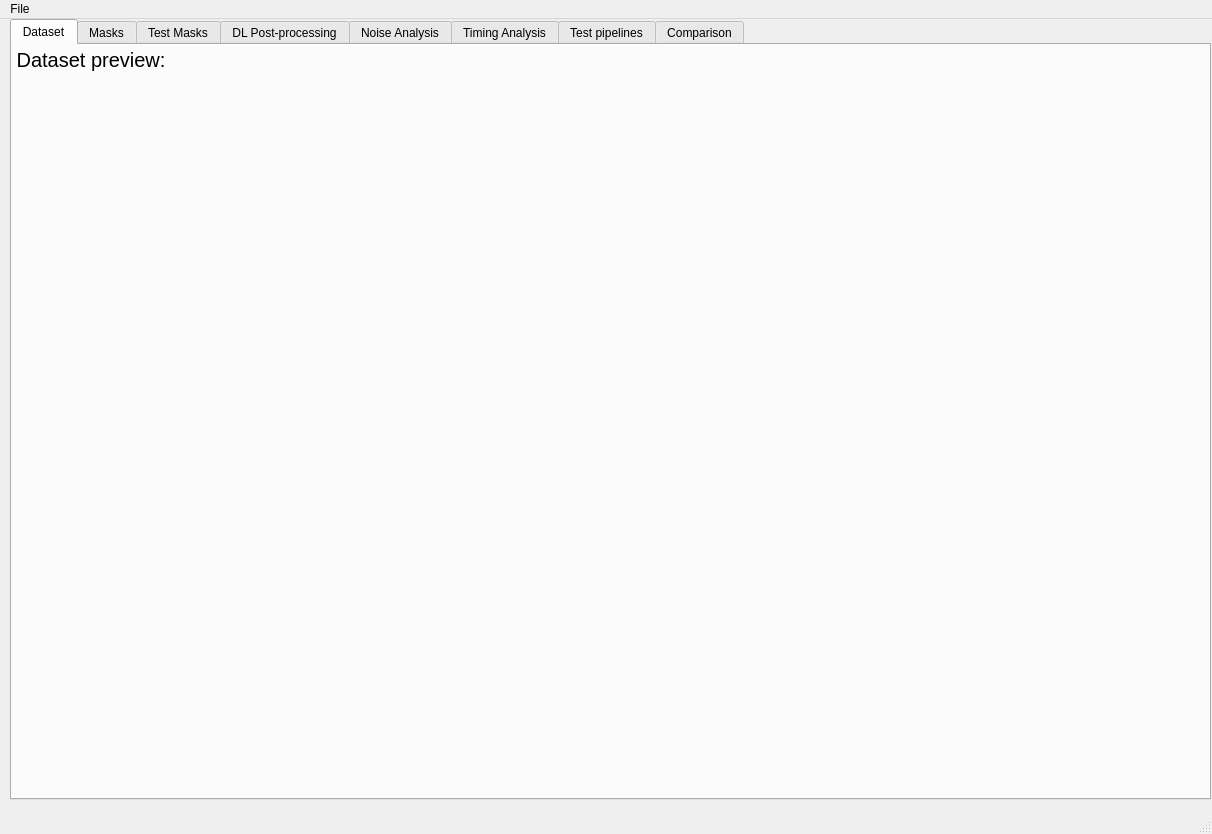
<?xml version="1.0" encoding="UTF-8"?>
<ui version="4.0">
 <class>MainWindow</class>
 <widget class="QMainWindow" name="MainWindow">
  <property name="geometry">
   <rect>
    <x>0</x>
    <y>0</y>
    <width>1212</width>
    <height>834</height>
   </rect>
  </property>
  <property name="sizePolicy">
   <sizepolicy hsizetype="Expanding" vsizetype="Preferred">
    <horstretch>0</horstretch>
    <verstretch>0</verstretch>
   </sizepolicy>
  </property>
  <property name="windowTitle">
   <string>SPI playground</string>
  </property>
  <property name="locale">
   <locale language="English" country="UnitedStates"/>
  </property>
  <widget class="QWidget" name="centralwidget">
   <widget class="QTabWidget" name="tabWidget">
    <property name="geometry">
     <rect>
      <x>10</x>
      <y>0</y>
      <width>1201</width>
      <height>781</height>
     </rect>
    </property>
    <property name="sizePolicy">
     <sizepolicy hsizetype="Maximum" vsizetype="Expanding">
      <horstretch>0</horstretch>
      <verstretch>0</verstretch>
     </sizepolicy>
    </property>
    <property name="currentIndex">
     <number>9</number>
    </property>
    <widget class="QWidget" name="dataset_tab">
     <attribute name="title">
      <string>Dataset</string>
     </attribute>
     <widget class="QWidget" name="dataset_main_container">
      <property name="geometry">
       <rect>
        <x>0</x>
        <y>0</y>
        <width>1200</width>
        <height>800</height>
       </rect>
      </property>
      <layout class="QHBoxLayout" name="dataset_main_layout">
       <property name="spacing">
        <number>10</number>
       </property>
       <property name="leftMargin">
        <number>5</number>
       </property>
       <property name="topMargin">
        <number>5</number>
       </property>
       <property name="rightMargin">
        <number>5</number>
       </property>
       <property name="bottomMargin">
        <number>5</number>
       </property>
       <item>
        <widget class="QWidget" name="dataset_menu_placeholder" native="true">
         <property name="sizePolicy">
          <sizepolicy hsizetype="Fixed" vsizetype="Expanding">
           <horstretch>0</horstretch>
           <verstretch>1</verstretch>
          </sizepolicy>
         </property>
         <property name="minimumSize">
          <size>
           <width>200</width>
           <height>0</height>
          </size>
         </property>
         <property name="maximumSize">
          <size>
           <width>200</width>
           <height>16777215</height>
          </size>
         </property>
        </widget>
       </item>
       <item>
        <widget class="QWidget" name="dataset_content_placeholder" native="true">
         <property name="sizePolicy">
          <sizepolicy hsizetype="Expanding" vsizetype="Expanding">
           <horstretch>1</horstretch>
           <verstretch>1</verstretch>
          </sizepolicy>
         </property>
         <property name="minimumSize">
          <size>
           <width>300</width>
           <height>0</height>
          </size>
         </property>
        </widget>
       </item>
       <item>
        <widget class="QWidget" name="dataset_preview_placeholder" native="true">
         <property name="sizePolicy">
          <sizepolicy hsizetype="Expanding" vsizetype="Expanding">
           <horstretch>1</horstretch>
           <verstretch>1</verstretch>
          </sizepolicy>
         </property>
         <property name="minimumSize">
          <size>
           <width>337</width>
           <height>0</height>
          </size>
         </property>
        </widget>
       </item>
      </layout>
     </widget>
     <widget class="QWidget" name="load_single_image_placeholder" native="true">
      <property name="geometry">
       <rect>
        <x>0</x>
        <y>0</y>
        <width>0</width>
        <height>76</height>
       </rect>
      </property>
      <property name="sizePolicy">
       <sizepolicy hsizetype="Preferred" vsizetype="Fixed">
        <horstretch>0</horstretch>
        <verstretch>0</verstretch>
       </sizepolicy>
      </property>
      <property name="minimumSize">
       <size>
        <width>0</width>
        <height>76</height>
       </size>
      </property>
     </widget>
     <widget class="QWidget" name="load_mutiple_images_placeholder" native="true">
      <property name="geometry">
       <rect>
        <x>0</x>
        <y>0</y>
        <width>0</width>
        <height>76</height>
       </rect>
      </property>
      <property name="sizePolicy">
       <sizepolicy hsizetype="Preferred" vsizetype="Fixed">
        <horstretch>0</horstretch>
        <verstretch>0</verstretch>
       </sizepolicy>
      </property>
      <property name="minimumSize">
       <size>
        <width>0</width>
        <height>76</height>
       </size>
      </property>
     </widget>
     <widget class="QWidget" name="load_dataset_from_internet_placeholder" native="true">
      <property name="geometry">
       <rect>
        <x>0</x>
        <y>0</y>
        <width>0</width>
        <height>250</height>
       </rect>
      </property>
      <property name="sizePolicy">
       <sizepolicy hsizetype="Preferred" vsizetype="Fixed">
        <horstretch>0</horstretch>
        <verstretch>0</verstretch>
       </sizepolicy>
      </property>
      <property name="minimumSize">
       <size>
        <width>0</width>
        <height>250</height>
       </size>
      </property>
     </widget>
     <widget class="QWidget" name="create_ir_dataset_placeholder" native="true">
      <property name="geometry">
       <rect>
        <x>0</x>
        <y>0</y>
        <width>0</width>
        <height>200</height>
       </rect>
      </property>
      <property name="sizePolicy">
       <sizepolicy hsizetype="Preferred" vsizetype="Fixed">
        <horstretch>0</horstretch>
        <verstretch>0</verstretch>
       </sizepolicy>
      </property>
      <property name="minimumSize">
       <size>
        <width>0</width>
        <height>200</height>
       </size>
      </property>
     </widget>
     <widget class="QWidget" name="verticalLayoutWidget_4">
      <property name="geometry">
       <rect>
        <x>0</x>
        <y>0</y>
        <width>158</width>
        <height>736</height>
       </rect>
      </property>
      <property name="visible">
       <bool>false</bool>
      </property>
      <layout class="QVBoxLayout" name="preview_dataset_layout">
       <item>
        <widget class="QLabel" name="preview_dataset_text">
         <property name="font">
          <font>
           <pointsize>15</pointsize>
          </font>
         </property>
         <property name="text">
          <string>Dataset preview:</string>
         </property>
         <property name="alignment">
          <set>Qt::AlignCenter</set>
         </property>
        </widget>
       </item>
       <item>
        <widget class="QWidget" name="preview_dataset_placeholder" native="true">
         <property name="sizePolicy">
          <sizepolicy hsizetype="Preferred" vsizetype="Fixed">
           <horstretch>0</horstretch>
           <verstretch>0</verstretch>
          </sizepolicy>
         </property>
         <property name="minimumSize">
          <size>
           <width>0</width>
           <height>700</height>
          </size>
         </property>
        </widget>
       </item>
      </layout>
     </widget>
    </widget>
    <widget class="QWidget" name="masks_tab">
     <attribute name="title">
      <string>Masks</string>
     </attribute>
     <widget class="QWidget" name="masks_main_container">
      <property name="geometry">
       <rect>
        <x>0</x>
        <y>0</y>
        <width>1200</width>
        <height>800</height>
       </rect>
      </property>
      <layout class="QHBoxLayout" name="masks_main_layout">
       <property name="spacing">
        <number>10</number>
       </property>
       <property name="leftMargin">
        <number>5</number>
       </property>
       <property name="topMargin">
        <number>5</number>
       </property>
       <property name="rightMargin">
        <number>5</number>
       </property>
       <property name="bottomMargin">
        <number>5</number>
       </property>
       <item>
        <widget class="QWidget" name="masks_menu_placeholder" native="true">
         <property name="sizePolicy">
          <sizepolicy hsizetype="Fixed" vsizetype="Expanding">
           <horstretch>0</horstretch>
           <verstretch>1</verstretch>
          </sizepolicy>
         </property>
         <property name="minimumSize">
          <size>
           <width>200</width>
           <height>0</height>
          </size>
         </property>
         <property name="maximumSize">
          <size>
           <width>200</width>
           <height>16777215</height>
          </size>
         </property>
        </widget>
       </item>
       <item>
        <widget class="QWidget" name="masks_content_placeholder" native="true">
         <property name="sizePolicy">
          <sizepolicy hsizetype="Expanding" vsizetype="Expanding">
           <horstretch>1</horstretch>
           <verstretch>1</verstretch>
          </sizepolicy>
         </property>
         <property name="minimumSize">
          <size>
           <width>300</width>
           <height>0</height>
          </size>
         </property>
        </widget>
       </item>
       <item>
        <widget class="QWidget" name="masks_preview_placeholder" native="true">
         <property name="sizePolicy">
          <sizepolicy hsizetype="Expanding" vsizetype="Expanding">
           <horstretch>1</horstretch>
           <verstretch>1</verstretch>
          </sizepolicy>
         </property>
         <property name="minimumSize">
          <size>
           <width>400</width>
           <height>0</height>
          </size>
         </property>
        </widget>
       </item>
      </layout>
     </widget>
     <widget class="QScrollArea" name="scrollArea">
      <property name="geometry">
       <rect>
        <x>0</x>
        <y>0</y>
        <width>1</width>
        <height>1</height>
       </rect>
      </property>
      <property name="visible">
       <bool>false</bool>
      </property>
      <property name="widgetResizable">
       <bool>true</bool>
      </property>
      <widget class="QWidget" name="scrollAreaWidgetContents">
       <property name="geometry">
        <rect>
         <x>0</x>
         <y>0</y>
         <width>259</width>
         <height>1382</height>
        </rect>
       </property>
       <layout class="QVBoxLayout" name="verticalLayout_2">
        <item>
         <widget class="QLabel" name="sweep_info_text">
          <property name="font">
           <font>
            <pointsize>15</pointsize>
           </font>
          </property>
          <property name="text">
           <string>1. Combined Sweep</string>
          </property>
         </widget>
        </item>
        <item>
         <layout class="QVBoxLayout" name="sweep_control_layout">
          <item>
           <widget class="QWidget" name="sweep_control_placeholder" native="true">
            <property name="sizePolicy">
             <sizepolicy hsizetype="Preferred" vsizetype="Minimum">
              <horstretch>0</horstretch>
              <verstretch>0</verstretch>
             </sizepolicy>
            </property>
            <property name="minimumSize">
             <size>
              <width>0</width>
              <height>290</height>
             </size>
            </property>
           </widget>
          </item>
         </layout>
        </item>
        <item>
         <widget class="QLabel" name="scatter_info_text">
          <property name="font">
           <font>
            <pointsize>15</pointsize>
           </font>
          </property>
          <property name="text">
           <string>2. Gaussian Scatter</string>
          </property>
         </widget>
        </item>
        <item>
         <layout class="QVBoxLayout" name="scatter_control_layout">
          <item>
           <widget class="QWidget" name="scatter_control_placeholder" native="true">
            <property name="sizePolicy">
             <sizepolicy hsizetype="Preferred" vsizetype="Minimum">
              <horstretch>0</horstretch>
              <verstretch>0</verstretch>
             </sizepolicy>
            </property>
            <property name="minimumSize">
             <size>
              <width>0</width>
              <height>120</height>
             </size>
            </property>
           </widget>
          </item>
         </layout>
        </item>
        <item>
         <widget class="QLabel" name="hadamard_info_text">
          <property name="font">
           <font>
            <pointsize>15</pointsize>
           </font>
          </property>
          <property name="text">
           <string>3. Hadamard Natural</string>
          </property>
         </widget>
        </item>
        <item>
         <layout class="QVBoxLayout" name="hadamard_natural_layout">
          <item>
           <widget class="QWidget" name="hadamard_natural_placeholder" native="true">
            <property name="sizePolicy">
             <sizepolicy hsizetype="Preferred" vsizetype="Minimum">
              <horstretch>0</horstretch>
              <verstretch>0</verstretch>
             </sizepolicy>
            </property>
            <property name="minimumSize">
             <size>
              <width>0</width>
              <height>105</height>
             </size>
            </property>
           </widget>
          </item>
         </layout>
        </item>
        <item>
         <widget class="QLabel" name="hadamard_scramble_info_text">
          <property name="font">
           <font>
            <pointsize>15</pointsize>
           </font>
          </property>
          <property name="text">
           <string>4. Hadamard Scramble</string>
          </property>
         </widget>
        </item>
        <item>
         <layout class="QVBoxLayout" name="hadamard_scramble_layout">
          <item>
           <widget class="QWidget" name="hadamard_scramble_placeholder" native="true">
            <property name="sizePolicy">
             <sizepolicy hsizetype="Preferred" vsizetype="Minimum">
              <horstretch>0</horstretch>
              <verstretch>0</verstretch>
             </sizepolicy>
            </property>
            <property name="minimumSize">
             <size>
              <width>0</width>
              <height>105</height>
             </size>
            </property>
           </widget>
          </item>
         </layout>
        </item>
        <item>
         <widget class="QLabel" name="hadamard_cake_cutting_info_text">
          <property name="font">
           <font>
            <pointsize>15</pointsize>
           </font>
          </property>
          <property name="text">
           <string>5. Hadamard Cake Cutting</string>
          </property>
         </widget>
        </item>
        <item>
         <layout class="QVBoxLayout" name="hadamard_cake_cutting_layout">
          <item>
           <widget class="QWidget" name="hadamard_cake_cutting_placeholder" native="true">
            <property name="sizePolicy">
             <sizepolicy hsizetype="Preferred" vsizetype="Minimum">
              <horstretch>0</horstretch>
              <verstretch>0</verstretch>
             </sizepolicy>
            </property>
            <property name="minimumSize">
             <size>
              <width>0</width>
              <height>105</height>
             </size>
            </property>
           </widget>
          </item>
         </layout>
        </item>
        <item>
         <widget class="QLabel" name="hadamard_walsh_paley_info_text">
          <property name="font">
           <font>
            <pointsize>15</pointsize>
           </font>
          </property>
          <property name="text">
           <string>6. Hadamard Walsh Paley</string>
          </property>
         </widget>
        </item>
        <item>
         <layout class="QVBoxLayout" name="hadamard_walsh_paley_layout">
          <item>
           <widget class="QWidget" name="hadamard_walsh_paley_placeholder" native="true">
            <property name="sizePolicy">
             <sizepolicy hsizetype="Preferred" vsizetype="Minimum">
              <horstretch>0</horstretch>
              <verstretch>0</verstretch>
             </sizepolicy>
            </property>
            <property name="minimumSize">
             <size>
              <width>0</width>
              <height>105</height>
             </size>
            </property>
           </widget>
          </item>
         </layout>
        </item>
        <item>
         <widget class="QLabel" name="cal_sal_info_text">
          <property name="font">
           <font>
            <pointsize>15</pointsize>
           </font>
          </property>
          <property name="text">
           <string>7. Cal-Sal Transform</string>
          </property>
         </widget>
        </item>
        <item>
         <layout class="QVBoxLayout" name="hadamard_cal_sal_layout">
          <item>
           <widget class="QWidget" name="hadamard_cal_sal_placeholder" native="true">
            <property name="sizePolicy">
             <sizepolicy hsizetype="Preferred" vsizetype="Minimum">
              <horstretch>0</horstretch>
              <verstretch>0</verstretch>
             </sizepolicy>
            </property>
            <property name="minimumSize">
             <size>
              <width>0</width>
              <height>105</height>
             </size>
            </property>
           </widget>
          </item>
         </layout>
        </item>
        <item>
         <widget class="QLabel" name="fourier_info_text">
          <property name="font">
           <font>
            <pointsize>15</pointsize>
           </font>
          </property>
          <property name="text">
           <string>8. Fourier</string>
          </property>
         </widget>
        </item>
        <item>
         <layout class="QVBoxLayout" name="hadamard_fourier_layout">
          <item>
           <widget class="QWidget" name="hadamard_fourier_placeholder" native="true">
            <property name="sizePolicy">
             <sizepolicy hsizetype="Preferred" vsizetype="Minimum">
              <horstretch>0</horstretch>
              <verstretch>0</verstretch>
             </sizepolicy>
            </property>
            <property name="minimumSize">
             <size>
              <width>0</width>
              <height>105</height>
             </size>
            </property>
           </widget>
          </item>
         </layout>
        </item>
       </layout>
      </widget>
     </widget>
     <widget class="QWidget" name="verticalLayoutWidget_5">
      <property name="geometry">
       <rect>
        <x>0</x>
        <y>0</y>
        <width>145</width>
        <height>736</height>
       </rect>
      </property>
      <property name="visible">
       <bool>false</bool>
      </property>
      <layout class="QVBoxLayout" name="preview_masks_layout">
       <item>
        <widget class="QLabel" name="preview_masks_text">
         <property name="font">
          <font>
           <pointsize>15</pointsize>
          </font>
         </property>
         <property name="text">
          <string>Masks preview:</string>
         </property>
         <property name="alignment">
          <set>Qt::AlignCenter</set>
         </property>
        </widget>
       </item>
       <item>
        <widget class="QWidget" name="preview_masks_placeholder" native="true">
         <property name="sizePolicy">
          <sizepolicy hsizetype="Preferred" vsizetype="Fixed">
           <horstretch>0</horstretch>
           <verstretch>0</verstretch>
          </sizepolicy>
         </property>
         <property name="minimumSize">
          <size>
           <width>0</width>
           <height>700</height>
          </size>
         </property>
        </widget>
       </item>
      </layout>
     </widget>
    </widget>
    <widget class="QWidget" name="test_masks_tab">
     <attribute name="title">
      <string>Test Masks</string>
     </attribute>
     <widget class="QWidget" name="verticalLayoutWidget_7">
      <property name="geometry">
       <rect>
        <x>540</x>
        <y>0</y>
        <width>571</width>
        <height>761</height>
       </rect>
      </property>
      <layout class="QVBoxLayout" name="Layout_V_prev_4">
       <item>
        <widget class="QLabel" name="preview_masks_text_test">
         <property name="font">
          <font>
           <pointsize>15</pointsize>
          </font>
         </property>
         <property name="text">
          <string>Applicator preview:</string>
         </property>
         <property name="alignment">
          <set>Qt::AlignCenter</set>
         </property>
        </widget>
       </item>
       <item>
        <widget class="QWidget" name="preview_applicator_placeholder" native="true">
         <property name="sizePolicy">
          <sizepolicy hsizetype="Preferred" vsizetype="Fixed">
           <horstretch>0</horstretch>
           <verstretch>0</verstretch>
          </sizepolicy>
         </property>
         <property name="minimumSize">
          <size>
           <width>0</width>
           <height>700</height>
          </size>
         </property>
        </widget>
       </item>
      </layout>
     </widget>
     <widget class="QWidget" name="verticalLayoutWidget_6">
      <property name="geometry">
       <rect>
        <x>0</x>
        <y>0</y>
        <width>531</width>
        <height>761</height>
       </rect>
      </property>
      <layout class="QVBoxLayout" name="Layout_V_prev_3">
       <item>
        <widget class="QLabel" name="preview_reconstruction_text">
         <property name="font">
          <font>
           <pointsize>15</pointsize>
          </font>
         </property>
         <property name="text">
          <string>Dataset preview:</string>
         </property>
         <property name="alignment">
          <set>Qt::AlignCenter</set>
         </property>
        </widget>
       </item>
       <item>
        <widget class="QWidget" name="preview_dataset_placeholder_test" native="true">
         <property name="sizePolicy">
          <sizepolicy hsizetype="Preferred" vsizetype="Fixed">
           <horstretch>0</horstretch>
           <verstretch>0</verstretch>
          </sizepolicy>
         </property>
         <property name="minimumSize">
          <size>
           <width>0</width>
           <height>700</height>
          </size>
         </property>
        </widget>
       </item>
      </layout>
     </widget>
    </widget>
    <widget class="QWidget" name="postprocessor_tab">
     <attribute name="title">
      <string>DL Post-processing</string>
     </attribute>
     <widget class="QWidget" name="postprocessor_main_container">
      <property name="geometry">
       <rect>
        <x>0</x>
        <y>0</y>
        <width>1200</width>
        <height>800</height>
       </rect>
      </property>
      <layout class="QHBoxLayout" name="postprocessor_main_layout">
       <property name="spacing">
        <number>10</number>
       </property>
       <property name="leftMargin">
        <number>5</number>
       </property>
       <property name="topMargin">
        <number>5</number>
       </property>
       <property name="rightMargin">
        <number>5</number>
       </property>
       <property name="bottomMargin">
        <number>5</number>
       </property>
       <item>
        <widget class="QWidget" name="postprocessor_menu_placeholder" native="true">
         <property name="sizePolicy">
          <sizepolicy hsizetype="Fixed" vsizetype="Expanding">
           <horstretch>0</horstretch>
           <verstretch>1</verstretch>
          </sizepolicy>
         </property>
         <property name="minimumSize">
          <size>
           <width>200</width>
           <height>0</height>
          </size>
         </property>
         <property name="maximumSize">
          <size>
           <width>200</width>
           <height>16777215</height>
          </size>
         </property>
        </widget>
       </item>
       <item>
        <widget class="QWidget" name="postprocessor_content_placeholder" native="true">
         <property name="sizePolicy">
          <sizepolicy hsizetype="Expanding" vsizetype="Expanding">
           <horstretch>1</horstretch>
           <verstretch>1</verstretch>
          </sizepolicy>
         </property>
         <property name="minimumSize">
          <size>
           <width>300</width>
           <height>0</height>
          </size>
         </property>
        </widget>
       </item>
       <item>
        <widget class="QWidget" name="postprocessor_preview_placeholder" native="true">
         <property name="sizePolicy">
          <sizepolicy hsizetype="Expanding" vsizetype="Expanding">
           <horstretch>1</horstretch>
           <verstretch>1</verstretch>
          </sizepolicy>
         </property>
         <property name="minimumSize">
          <size>
           <width>400</width>
           <height>0</height>
          </size>
         </property>
        </widget>
       </item>
      </layout>
     </widget>
    </widget>
    <widget class="QWidget" name="noise_analysis_tab">
     <attribute name="title">
      <string>Noise Analysis</string>
     </attribute>
     <widget class="QScrollArea" name="scrollArea_5">
      <property name="geometry">
       <rect>
        <x>0</x>
        <y>0</y>
        <width>560</width>
        <height>851</height>
       </rect>
      </property>
      <property name="sizePolicy">
       <sizepolicy hsizetype="Expanding" vsizetype="Expanding">
        <horstretch>0</horstretch>
        <verstretch>0</verstretch>
       </sizepolicy>
      </property>
      <property name="horizontalScrollBarPolicy">
       <enum>Qt::ScrollBarAlwaysOff</enum>
      </property>
      <property name="widgetResizable">
       <bool>true</bool>
      </property>
      <widget class="QWidget" name="scrollAreaWidgetContents_5">
       <property name="geometry">
        <rect>
         <x>0</x>
         <y>0</y>
         <width>556</width>
         <height>847</height>
        </rect>
       </property>
       <layout class="QVBoxLayout" name="verticalLayout_6">
        <item>
         <layout class="QVBoxLayout" name="noise_analysis_layout">
          <item>
           <widget class="QLabel" name="noise_analysis_info_text">
            <property name="sizePolicy">
             <sizepolicy hsizetype="Preferred" vsizetype="Fixed">
              <horstretch>0</horstretch>
              <verstretch>0</verstretch>
             </sizepolicy>
            </property>
            <property name="font">
             <font>
              <pointsize>15</pointsize>
             </font>
            </property>
            <property name="frameShape">
             <enum>QFrame::NoFrame</enum>
            </property>
            <property name="text">
             <string>Dataset Noise Analysis</string>
            </property>
            <property name="alignment">
             <set>Qt::AlignCenter</set>
            </property>
           </widget>
          </item>
          <item>
           <widget class="QWidget" name="noise_analysis_placeholder" native="true"/>
          </item>
         </layout>
        </item>
       </layout>
      </widget>
     </widget>
     <widget class="QScrollArea" name="scrollArea_6">
      <property name="geometry">
       <rect>
        <x>569</x>
        <y>0</y>
        <width>631</width>
        <height>851</height>
       </rect>
      </property>
      <property name="sizePolicy">
       <sizepolicy hsizetype="Expanding" vsizetype="Expanding">
        <horstretch>0</horstretch>
        <verstretch>0</verstretch>
       </sizepolicy>
      </property>
      <property name="horizontalScrollBarPolicy">
       <enum>Qt::ScrollBarAlwaysOff</enum>
      </property>
      <property name="widgetResizable">
       <bool>true</bool>
      </property>
      <widget class="QWidget" name="scrollAreaWidgetContents_6">
       <property name="geometry">
        <rect>
         <x>0</x>
         <y>0</y>
         <width>627</width>
         <height>847</height>
        </rect>
       </property>
       <layout class="QVBoxLayout" name="verticalLayout_7">
        <item>
         <layout class="QVBoxLayout" name="preview_noise_layout">
          <item>
           <widget class="QLabel" name="preview_noise_info_text">
            <property name="sizePolicy">
             <sizepolicy hsizetype="Preferred" vsizetype="Fixed">
              <horstretch>0</horstretch>
              <verstretch>0</verstretch>
             </sizepolicy>
            </property>
            <property name="font">
             <font>
              <pointsize>15</pointsize>
             </font>
            </property>
            <property name="frameShape">
             <enum>QFrame::NoFrame</enum>
            </property>
            <property name="text">
             <string>Noise analysis preview:</string>
            </property>
            <property name="alignment">
             <set>Qt::AlignCenter</set>
            </property>
           </widget>
          </item>
          <item>
           <widget class="QWidget" name="preview_noise_placeholder" native="true"/>
          </item>
         </layout>
        </item>
       </layout>
      </widget>
     </widget>
    </widget>
    <widget class="QWidget" name="timing_analysis_tab">
     <attribute name="title">
      <string>Timing Analysis</string>
     </attribute>
     <widget class="QScrollArea" name="scrollArea_7">
      <property name="geometry">
       <rect>
        <x>0</x>
        <y>0</y>
        <width>1201</width>
        <height>781</height>
       </rect>
      </property>
      <property name="sizePolicy">
       <sizepolicy hsizetype="Expanding" vsizetype="Expanding">
        <horstretch>0</horstretch>
        <verstretch>0</verstretch>
       </sizepolicy>
      </property>
      <property name="horizontalScrollBarPolicy">
       <enum>Qt::ScrollBarAlwaysOff</enum>
      </property>
      <property name="widgetResizable">
       <bool>true</bool>
      </property>
      <widget class="QWidget" name="scrollAreaWidgetContents_7">
       <property name="geometry">
        <rect>
         <x>0</x>
         <y>0</y>
         <width>1197</width>
         <height>777</height>
        </rect>
       </property>
       <layout class="QVBoxLayout" name="verticalLayout_8">
        <item>
         <layout class="QVBoxLayout" name="timing_analysis_layout">
          <item>
           <widget class="QLabel" name="timing_analysis_info_text">
            <property name="sizePolicy">
             <sizepolicy hsizetype="Preferred" vsizetype="Fixed">
              <horstretch>0</horstretch>
              <verstretch>0</verstretch>
             </sizepolicy>
            </property>
            <property name="font">
             <font>
              <pointsize>15</pointsize>
             </font>
            </property>
            <property name="frameShape">
             <enum>QFrame::NoFrame</enum>
            </property>
            <property name="text">
             <string>Timing Analysis</string>
            </property>
            <property name="alignment">
             <set>Qt::AlignCenter</set>
            </property>
           </widget>
          </item>
          <item>
           <widget class="QWidget" name="timing_analysis_placeholder" native="true"/>
          </item>
         </layout>
        </item>
       </layout>
      </widget>
     </widget>
    </widget>
    <widget class="QWidget" name="test_pipeline_tab">
     <attribute name="title">
      <string>Test pipelines</string>
     </attribute>
     <widget class="QScrollArea" name="scrollArea_4">
      <property name="geometry">
       <rect>
        <x>0</x>
        <y>0</y>
        <width>1211</width>
        <height>541</height>
       </rect>
      </property>
      <property name="sizePolicy">
       <sizepolicy hsizetype="Expanding" vsizetype="Expanding">
        <horstretch>0</horstretch>
        <verstretch>0</verstretch>
       </sizepolicy>
      </property>
      <property name="horizontalScrollBarPolicy">
       <enum>Qt::ScrollBarAlwaysOff</enum>
      </property>
      <property name="widgetResizable">
       <bool>true</bool>
      </property>
      <widget class="QWidget" name="scrollAreaWidgetContents_4">
       <property name="geometry">
        <rect>
         <x>0</x>
         <y>0</y>
         <width>1207</width>
         <height>537</height>
        </rect>
       </property>
       <layout class="QVBoxLayout" name="verticalLayout_5">
        <item>
         <layout class="QGridLayout" name="pipeline_control_layout">
          <item row="0" column="0">
           <widget class="QWidget" name="pipeline_control_placeholder" native="true"/>
          </item>
         </layout>
        </item>
       </layout>
      </widget>
     </widget>
     <widget class="QWidget" name="gridLayoutWidget">
      <property name="geometry">
       <rect>
        <x>0</x>
        <y>540</y>
        <width>1201</width>
        <height>174</height>
       </rect>
      </property>
      <layout class="QGridLayout" name="gridLayout_13">
       <item row="4" column="2">
        <widget class="QProgressBar" name="results_total_progress_bar">
         <property name="value">
          <number>0</number>
         </property>
        </widget>
       </item>
       <item row="0" column="0">
        <widget class="QPushButton" name="load_test_pipeline_button">
         <property name="text">
          <string>Load test pipeline</string>
         </property>
        </widget>
       </item>
       <item row="4" column="0">
        <widget class="QPushButton" name="process_complete_dataset_button">
         <property name="text">
          <string>Process complete dataset</string>
         </property>
        </widget>
       </item>
       <item row="0" column="1" colspan="2">
        <widget class="QLabel" name="test_pipeline_file_path_info_text">
         <property name="text">
          <string/>
         </property>
        </widget>
       </item>
       <item row="4" column="1">
        <widget class="QProgressBar" name="results_progress_bar">
         <property name="value">
          <number>0</number>
         </property>
        </widget>
       </item>
       <item row="1" column="0">
        <widget class="QPushButton" name="save_pipeline_button">
         <property name="text">
          <string>Save pipeline</string>
         </property>
        </widget>
       </item>
      </layout>
     </widget>
     <widget class="QWidget" name="horizontalLayoutWidget">
      <property name="geometry">
       <rect>
        <x>0</x>
        <y>720</y>
        <width>671</width>
        <height>61</height>
       </rect>
      </property>
      <layout class="QHBoxLayout" name="horizontalLayout_2">
       <item>
        <widget class="QPushButton" name="open_web_report_button">
         <property name="text">
          <string>Open Web report</string>
         </property>
        </widget>
       </item>
       <item>
        <widget class="QGraphicsView" name="led_pipeline_processing_image">
         <property name="sizePolicy">
          <sizepolicy hsizetype="Fixed" vsizetype="Fixed">
           <horstretch>50</horstretch>
           <verstretch>50</verstretch>
          </sizepolicy>
         </property>
         <property name="minimumSize">
          <size>
           <width>50</width>
           <height>50</height>
          </size>
         </property>
         <property name="maximumSize">
          <size>
           <width>50</width>
           <height>50</height>
          </size>
         </property>
         <property name="frameShape">
          <enum>QFrame::NoFrame</enum>
         </property>
        </widget>
       </item>
       <item>
        <widget class="QLabel" name="pipeline_processing_info_text">
         <property name="text">
          <string/>
         </property>
        </widget>
       </item>
      </layout>
     </widget>
    </widget>
    <widget class="QWidget" name="comparison_tab">
     <attribute name="title">
      <string>Comparison</string>
     </attribute>
    </widget>
   </widget>
  </widget>
  <widget class="QMenuBar" name="menubar">
   <property name="geometry">
    <rect>
     <x>0</x>
     <y>0</y>
     <width>1212</width>
     <height>30</height>
    </rect>
   </property>
   <widget class="QMenu" name="menuArchivos">
    <property name="title">
     <string>File</string>
    </property>
    <addaction name="action_save_config"/>
    <addaction name="action_load_config"/>
    <addaction name="separator"/>
    <addaction name="action_save_experiment"/>
    <addaction name="action_load_experiment"/>
   </widget>
   <addaction name="menuArchivos"/>
  </widget>
  <widget class="QStatusBar" name="statusbar"/>
  <action name="action_save_config">
   <property name="text">
    <string>Save configuration</string>
   </property>
  </action>
  <action name="action_load_config">
   <property name="text">
    <string>Load configuration</string>
   </property>
  </action>
  <action name="action_load_test_pipeline">
   <property name="text">
    <string>Load test pipeline</string>
   </property>
  </action>
  <action name="action_save_experiment">
   <property name="text">
    <string>Save experiment</string>
   </property>
  </action>
  <action name="action_load_experiment">
   <property name="text">
    <string>Load experiment</string>
   </property>
  </action>
 </widget>
 <resources/>
 <connections/>
</ui>
